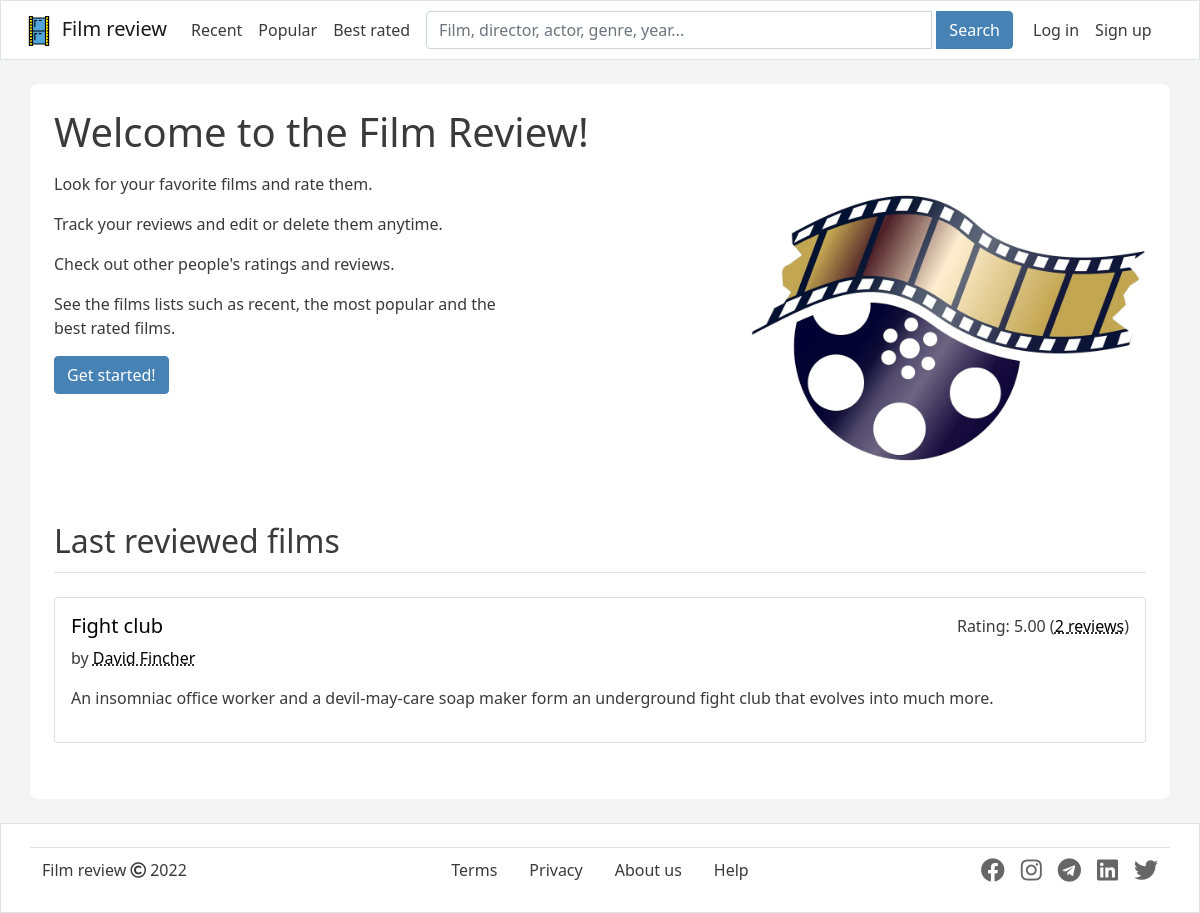
The page / on the database its author committed.
### films_review/models.py (models this page shows, shortened)
class Film(models.Model):
    title = models.CharField(
        max_length=200,
        help_text='title on the english language'
    )
    original_title = models.CharField(
        max_length=200,
        help_text='title on the original language'
    )
    genres = models.ManyToManyField(Genre)
    release_date = models.DateField(help_text='YYYY-MM-DD')
    post_date = models.DateField(
        help_text='YYYY-MM-DD',
        auto_now_add=True,
        auto_now=False
    )
    description = models.TextField(max_length=1024)
    continuance = models.PositiveIntegerField(help_text='mins.')
    country = models.ManyToManyField(Country)
    director = models.ManyToManyField(Director)
    writer = models.ManyToManyField(Writer)
    actor = models.ManyToManyField(Actor)
    small_img = models.ImageField(
        upload_to='film_img/',
        default='film_img/default.jpg')
    is_active = models.BooleanField(default=True)
    slug = models.SlugField()
    def get_absolute_url(self):
        return reverse('films_review:film', kwargs={
            'pk': self.pk,
            'slug': self.slug
        })
    def is_released(self):
        return self.release_date <= datetime.date.today()
    class Meta:
        unique_together = ['title', 'original_title', 'post_date']
        verbose_name = 'Film'
        verbose_name_plural = 'Films'

class Director(models.Model):
    first_name = models.CharField(max_length=100)
    patronymic = models.CharField(max_length=100, blank=True)
    last_name = models.CharField(max_length=100)
    born_date = models.DateField(
        help_text='YYYY-MM-DD',
        validators=[MaxValueValidator(limit_value=datetime.date.today)]
    )
    country_born = models.CharField(max_length=100)
    def __str__(self):
        return f'{self.first_name} {self.last_name}'
    class Meta:
        unique_together = ['first_name', 'last_name', 'born_date']
        verbose_name = 'Director'
        verbose_name_plural = 'Directors'

### films_review/views.py (the view)
# urls.py: path('', views.IndexListView.as_view(), name='index'),
class IndexListView(generic.list.ListView):
    template_name = 'films_review/index.html'
    context_object_name = 'last_reviewed'
    paginate_by = 5
    def get_queryset(self):
        today = datetime.date.today()
        last_reviewed = annotated_films.filter(id__lt=2)  # нужно сделать чтобы подтягивал из бд свежие обзоры на фильм
        return last_reviewed

### films_review/forms.py
class SearchForm(forms.Form):
    q = forms.CharField(max_length=50, label='', widget=forms.TextInput(attrs={
        'placeholder': 'Film, director, actor, genre, year...',
        'class': 'form-control search-form',
    }),
                        )

### films_review/context_processors.py (called while the page is built)
def search_form(request):
    q = request.GET.get('q')
    return {'search_form': SearchForm(initial={'q': q})}

### films_review/templatetags/custom_tags.py (called while the page is built)
@register.simple_tag(takes_context=True)
def url_next(context, **kwargs):
    cur_path = context.get('request').path
    if cur_path not in [reverse('user:login'), reverse('user:register'), reverse('films_review:my_reviews')]:
        return '?' + urlencode(kwargs)
    else:
        return ''

### films_review/templates/films_review/index.html (shortened to what this page needs)
{%  extends 'base.html' %}
{% load static %}
{% block page_header %}
    <div class="mb-3">
        <h1>Welcome to the Film Review!</h1>
    </div>
    <div class="row g-0 mb-5">
        <div class="col-md order-md-1 mb-3 mb-md-0">
            <img src="{% static 'films_review/img/main1.png' %}" width="400" height="400" class="img-fluid" alt="" style="float: right">
        </div>
        <div class="col-md-4 col-lg-5 order-md-0">
            <div class="d-block d-md-none d-lg-block">
                <p>Look for your favorite films and rate them.</p>
                <p>Track your reviews and edit or delete them anytime.</p>
                <p>Check out other people's ratings and reviews.</p>
                <p>See the films lists such as recent, the most popular and the best rated films.</p>
            </div>
            {% if user.is_authenticated %}
                <a href="{% url 'films_review:my_reviews' %}" class="btn btn-color">My reviews >></a>
            {% else %}
                <a href="{% url 'user:register' %}" class="btn btn-color">Get started!</a>
            {% endif %}
        </div>
    </div>
{% endblock page_header %}
{% block content %}
    {% if paginator.count %}
        <div class="pb-1 mb-4 border-bottom">
            <h2>Last reviewed films</h2>
        </div>
        <ul>
            {% for film in last_reviewed %}
                <li>{% include 'films_review/film_card.html' %}</li>
            {% endfor %}
        </ul>
    {% else %}
        <h4>No films are anticipated at the moment.</h4>
    {% endif %}
{% endblock content %}

### films_review/templates/films_review/film_card.html (shortened to what this page needs)
<div class="card mb-3">
    <div class="row g-0">
        <div class="col-sm container-fluid">
            <div class="card-body">
                <div class="row g-0">
                    <div class="col-md">
                        <h5 class="card-title">
                            <a class="film-title-link" href="{{film.get_absolute_url}}">{{film.title}}</a>
                        </h5>
                        <p class="mb-2 mb-md-3">by {% for director in film.director.all %}
                            {% if request.path == '/search/' and category == 'director' %}
                                <span class="text-nowrap">{{director}}</span>
                            {% else %}
                                <a class="text-nowrap film-field-link" href="{% url 'films_review:search' %}?q={{director}}&category=director">{{director}}</a>{% endif %}{% if not forloop.last %},{% endif %}
                        {% endfor %}
                        </p>
                    </div>
                    <div class="col-auto mb-3">
                        {% if film.is_released and film.avg_rating %}
                            <span>Rating: {{film.avg_rating|floatformat:2}}
                                (<a class="film-field-link" href="{{film.get_absolute_url}}#reviews">{{film.review_set.count}} review{{film.review_set.count|pluralize}}</a>)</span>
                        {% elif film.is_released and not film.avg_rating %}
                            <span>Unrated</span>
                        {% else %}
                            <span>{{film.pub_date.day}} {{film.pub_date|date:'F'}} {{film.pub_date.year}}</span>
                        {% endif %}
                    </div>
                </div>
                <div class="card-text">
                    {% if film.description|length > 650 %}
                        <p>{{ film.description|slice:':650' }}<span id="dots{{ film.id }}">...</span><span class="textContinuation" id="more{{ film.id }}">{{ film.description|slice:'650:'}}</span>
                            <a class="text-nowrap orange-link" onclick="myFunction({{ film.id }})" id="myBtn{{ film.id }}">Read more</a>
                        </p>
                    {% else %}
                        <p>{{ film.description }}</p>
                    {% endif %}
                </div>
            </div>
        </div>
    </div>
</div>

### films_review/static/films_review/css/custom.css (style rules this page uses)
:root { --light-black: #3A3A3A; --dark-gray: #666666; --medium-green: #21a400; --light-green: #24b800; --dark-orange: #e67e00; }
body { color: var(--light-black); background-color: #f4f4f4; }
ul { padding: 0; list-style: none; }
.film-title-link { color: black; text-decoration: none; }
.film-field-link { text-decoration-style: dotted; color: black; }
.btn-color { color: white; background-color: SteelBlue;; border-color: SteelBlue;; }

### rows shown on the page
Film: title "Fight club", avg_rating "5.00", review_set.count "2", description "An insomniac office worker and a devil-may-care soap maker form an underground fight club that evolves into much more."
Director: first_name+last_name "David Fincher"
